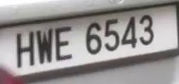
#> input picture 7기자료/Image_Original/lp1/067246586670.jpg, 179 x 84 px
$ python -i Image_rotated.py   (imports and definitions only)
#> lines starting #> are read from the running program, lines starting #| are printed output that depends on the picture; after the words box and inside, x2 and y2 are one past the last pixel; in counts of white or black regions, pixels touching at a corner belong together
#> further down, picture is the input picture: shape (84, 179, 3); mean B, G, R 146.4, 147.2, 151.1
import cv2
import numpy as np
import math

# borrowed from https://github.com/kairess/license_plate_recognition

# [14 lines left out: functions img_shape, resize_img, not called in this run]


def preprocessing(input_img):
    img_gray = cv2.cvtColor(input_img, cv2.COLOR_BGR2GRAY)
    mor_di = cv2.dilate(img_gray, None)
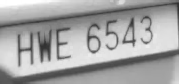
#> mor_di: shape (84, 179); min 49, max 255, mean 164.9
    # mor_close = cv2.morphologyEx(mor_di, cv2.MORPH_CLOSE, None)
    _, thr1 = cv2.threshold(mor_di, 0, 255, cv2.THRESH_BINARY | cv2.THRESH_OTSU)
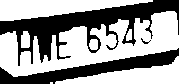
#> thr1: shape (84, 179); 61.1% white; 3 black regions (1 under 20 px), largest, box (x1, y1, x2, y2) and area: (0, 0, 179, 66) 3809, (0, 48, 179, 84) 2015

    return thr1


# [202 lines left out: function find_contours_and_rotate_image, not called in this run]


#
#
#
#
#
#
#
#
#
#
#
#
#
#
#
#
#
#
#
#
#
#
#
#
#
# def img_shape(input_img):
#     height, width, channel = input_img.shape
#
#     return height, width, channel
#
#
# def resize_one_line_img(input_img):
#     height = 40
#     width = 100
#     dim = (width, height)
#     resized_image = cv2.resize(input_img, dim, interpolation=cv2.INTER_AREA)
#     height, width, channel = input_img.shape
#     # print('Resized Dimensions : ', resized_image.shape)
#
#     return resized_image, height, width
#
#
# def resize_two_line_img(input_img):
#     height = math.floor(80*(2/3))
#     width = math.floor(100*(2/3))
#     dim = (width, height)
#     resized_image = cv2.resize(input_img, dim, interpolation=cv2.INTER_AREA)
#     height, width, channel = input_img.shape
#     # print('Resized Dimensions : ', resized_image.shape)
#
#     return resized_image, height, width
#
#
# def chg_form(input_img):
#     img_gray = cv2.cvtColor(input_img, cv2.COLOR_BGR2GRAY)
#     mor_di = cv2.dilate(img_gray, None)
#     # mor_close = cv2.morphologyEx(mor_di, cv2.MORPH_CLOSE, None)
#     _, thr1 = cv2.threshold(mor_di, 0, 255, cv2.THRESH_BINARY | cv2.THRESH_OTSU)
#
#     return thr1
#
#
# def find_contours(input_image):
#     contours, hierarchy = cv2.findContours(input_image, cv2.RETR_LIST, cv2.CHAIN_APPROX_SIMPLE)
#
#     return contours
#
#
# def find_rectangle(input_contours):
#     contours_dict = []
#
#     for contour in input_contours:
#         x, y, w, h = cv2.boundingRect(contour)
#
#         # insert to dict
#         contours_dict.append({
#             'contour': contour,
#             'x': x,
#             'y': y,
#             'w': w,
#             'h': h,
#             'cx': x + (w / 2),
#             'cy': y + (h / 2)
#         })
#
#     return contours_dict
#
#
# def filter_rectangle(contours_dict):
#     MIN_AREA = 200
#     MAX_AREA = 2000
#     # MIN_WIDTH, MIN_HEIGHT = 2, 8
#     MIN_RATIO, MAX_RATIO = 1.0, 2.0
#
#     possible_contours = []
#
#     cnt = 0
#     for d in contours_dict:
#         area = d['w'] * d['h']
#         ratio = d['w'] / d['h']
#
#         #     if area > MIN_AREA and area < MAX_AREA \
#         #     and d['w'] > MIN_WIDTH and d['h'] > MIN_HEIGHT \
#         #     and MIN_RATIO < ratio < MAX_RATIO:
#         #         d['idx'] = cnt
#         #         cnt += 1
#         #         possible_contours.append(d)
#
#         # 가로,세로, 넓이 비율 삭제
#         if area > MIN_AREA and area < MAX_AREA:
#             # and MIN_RATIO < ratio < MAX_RATIO:
#             d['idx'] = cnt
#             cnt += 1
#             possible_contours.append(d)
#
#     return possible_contours
#
#
# def find_lp_rectangle(possible_contours):
#     MAX_DIAG_MULTIPLYER = 5  # 5
#     MAX_ANGLE_DIFF = 50.0  # 12.0
#     MAX_AREA_DIFF = 3  # 0.5
#     MAX_WIDTH_DIFF = 2
#     MAX_HEIGHT_DIFF = 0.5
#     MIN_N_MATCHED = 2  # 3
#
#     def find_chars(contour_list):
#         matched_result_idx = []
#
#         for d1 in contour_list:
#             matched_contours_idx = []
#             for d2 in contour_list:
#                 if d1['idx'] == d2['idx']:
#                     continue
#
#                 dx = abs(d1['cx'] - d2['cx'])
#                 dy = abs(d1['cy'] - d2['cy'])
#
#                 diagonal_length1 = np.sqrt(d1['w'] ** 2 + d1['h'] ** 2)
#
#                 distance = np.linalg.norm(np.array([d1['cx'], d1['cy']]) - np.array([d2['cx'], d2['cy']]))
#                 if dx == 0:
#                     angle_diff = 90
#                 else:
#                     angle_diff = np.degrees(np.arctan(dy / dx))
#                 area_diff = abs(d1['w'] * d1['h'] - d2['w'] * d2['h']) / (d1['w'] * d1['h'])
#                 width_diff = abs(d1['w'] - d2['w']) / d1['w']
#                 height_diff = abs(d1['h'] - d2['h']) / d1['h']
#
#                 if distance < diagonal_length1 * MAX_DIAG_MULTIPLYER \
#                         and angle_diff < MAX_ANGLE_DIFF and area_diff < MAX_AREA_DIFF \
#                         and width_diff < MAX_WIDTH_DIFF and height_diff < MAX_HEIGHT_DIFF:
#                     matched_contours_idx.append(d2['idx'])
#
#             # append this contour
#             matched_contours_idx.append(d1['idx'])
#
#             if len(matched_contours_idx) < MIN_N_MATCHED:
#                 continue
#
#             matched_result_idx.append(matched_contours_idx)
#
#             unmatched_contour_idx = []
#             for d4 in contour_list:
#                 if d4['idx'] not in matched_contours_idx:
#                     unmatched_contour_idx.append(d4['idx'])
#
#             unmatched_contour = np.take(possible_contours, unmatched_contour_idx)
#
#             # recursive
#             recursive_contour_list = find_chars(unmatched_contour)
#
#             for idx in recursive_contour_list:
#                 matched_result_idx.append(idx)
#
#             break
#
#         return matched_result_idx
#
#     result_idx = find_chars(possible_contours)
#
#     matched_result = []
#     for idx_list in result_idx:
#         matched_result.append(np.take(possible_contours, idx_list))
#
#     return matched_result
#
#
# def rotate_image(original_image, matched_result):
#     height, width, channel = original_image.shape
#
#     PLATE_WIDTH_PADDING = 1.3  # 1.3
#     PLATE_HEIGHT_PADDING = 1.5  # 1.5
#     MIN_PLATE_RATIO = 1
#     MAX_PLATE_RATIO = 10
#
#     plate_imgs = []
#     plate_infos = []
#
#     image_rotated_list = []
#
#     for i, matched_chars in enumerate(matched_result):
#         sorted_chars = sorted(matched_chars, key=lambda x: x['cx'])
#
#         plate_cx = (sorted_chars[0]['cx'] + sorted_chars[-1]['cx']) / 2
#         plate_cy = (sorted_chars[0]['cy'] + sorted_chars[-1]['cy']) / 2
#
#         plate_width = (sorted_chars[-1]['x'] + sorted_chars[-1]['w'] - sorted_chars[0]['x']) * PLATE_WIDTH_PADDING
#
#         sum_height = 0
#         for d in sorted_chars:
#             sum_height += d['h']
#
#         plate_height = int(sum_height / len(sorted_chars) * PLATE_HEIGHT_PADDING)
#
#         triangle_height = sorted_chars[-1]['cy'] - sorted_chars[0]['cy']
#         triangle_hypotenus = np.linalg.norm(
#             np.array([sorted_chars[0]['cx'], sorted_chars[0]['cy']]) -
#             np.array([sorted_chars[-1]['cx'], sorted_chars[-1]['cy']])
#         )
#
#         angle = np.degrees(np.arcsin(triangle_height / triangle_hypotenus))
#
#         rotation_matrix = cv2.getRotationMatrix2D(center=(plate_cx, plate_cy), angle=angle, scale=1.0)
#
#         img_rotated = cv2.warpAffine(original_image, M=rotation_matrix, dsize=(width, height))
#         image_rotated_list.append(img_rotated)
#
#

>>> import cv2
>>> picture = cv2.imread('../../Image_Original/lp1/067246586670.jpg')
>>> result = preprocessing(picture)
